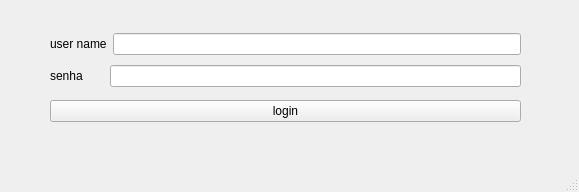
<?xml version="1.0" encoding="UTF-8"?>
<ui version="4.0">
 <class>MainWindow</class>
 <widget class="QMainWindow" name="MainWindow">
  <property name="geometry">
   <rect>
    <x>0</x>
    <y>0</y>
    <width>579</width>
    <height>192</height>
   </rect>
  </property>
  <property name="windowTitle">
   <string>MainWindow</string>
  </property>
  <widget class="QWidget" name="centralwidget">
   <widget class="QWidget" name="">
    <property name="geometry">
     <rect>
      <x>50</x>
      <y>30</y>
      <width>471</width>
      <height>96</height>
     </rect>
    </property>
    <layout class="QVBoxLayout" name="verticalLayout_2">
     <item>
      <layout class="QVBoxLayout" name="verticalLayout">
       <item>
        <layout class="QHBoxLayout" name="horizontalLayout">
         <item>
          <widget class="QLabel" name="label">
           <property name="text">
            <string>user name</string>
           </property>
          </widget>
         </item>
         <item>
          <widget class="QLineEdit" name="lineEdit"/>
         </item>
        </layout>
       </item>
       <item>
        <layout class="QHBoxLayout" name="horizontalLayout_2">
         <item>
          <widget class="QLabel" name="label_2">
           <property name="text">
            <string>senha</string>
           </property>
          </widget>
         </item>
         <item>
          <spacer name="horizontalSpacer">
           <property name="orientation">
            <enum>Qt::Orientation::Horizontal</enum>
           </property>
           <property name="sizeType">
            <enum>QSizePolicy::Policy::Preferred</enum>
           </property>
           <property name="sizeHint" stdset="0">
            <size>
             <width>21</width>
             <height>30</height>
            </size>
           </property>
          </spacer>
         </item>
         <item>
          <widget class="QLineEdit" name="lineEdit_2">
           <property name="echoMode">
            <enum>QLineEdit::EchoMode::Password</enum>
           </property>
          </widget>
         </item>
        </layout>
       </item>
      </layout>
     </item>
     <item>
      <widget class="QPushButton" name="pushButton">
       <property name="text">
        <string>login</string>
       </property>
      </widget>
     </item>
    </layout>
   </widget>
  </widget>
  <widget class="QMenuBar" name="menubar">
   <property name="geometry">
    <rect>
     <x>0</x>
     <y>0</y>
     <width>579</width>
     <height>22</height>
    </rect>
   </property>
  </widget>
  <widget class="QStatusBar" name="statusbar"/>
 </widget>
 <resources/>
 <connections/>
</ui>
